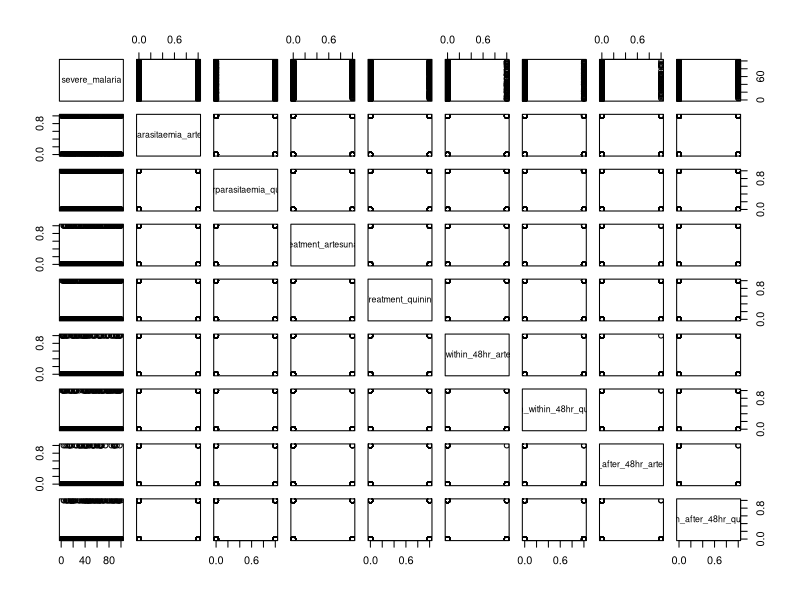

Recreate this plot in R.
## ---- chunk 1
library(dplyr)
set.seed(100)
logistic <- function(t) 1 / (1 + exp(-t))
simMortality<-function(N){
  severe_malaria<-sample(1:100, N, replace= TRUE)
  Hyperparasitaemia_artesunate<- runif(N)<.23*logistic((severe_malaria-20/10))
  Hyperparasitaemia_quinine<- runif(N)<.53*logistic((severe_malaria-20/10))
  Treatment_artesunate<- runif(N)<.15*logistic((severe_malaria-20/10))
  Treatment_quinine<- runif(N)<.22*logistic((severe_malaria-20/10))
  Death_within_48hr_artesunate<- runif(N)<.08*logistic((severe_malaria-20/10))
  Death_within_48hr_quinine<- runif(N)<.10*logistic((severe_malaria-20/10))
  Death_after_48hr_artesunate<- runif(N)<.06*logistic((severe_malaria-20/10))
  Death_after_48hr_quinine<- runif(N)<.12*logistic((severe_malaria-20/10))
  data.frame(severe_malaria,Hyperparasitaemia_artesunate, Hyperparasitaemia_quinine,   Treatment_artesunate, Treatment_quinine, Death_within_48hr_artesunate,               Death_within_48hr_quinine, Death_after_48hr_artesunate, Death_after_48hr_quinine)
}
 
mydata<-simMortality(1000)
summary(mydata)
## ---- chunk 2
plot(mydata)
## ---- chunk 3
fit<- lm(severe_malaria~ Hyperparasitaemia_artesunate + Hyperparasitaemia_quinine + Treatment_artesunate + Treatment_quinine + Death_after_48hr_artesunate +Death_after_48hr_quinine, data = mydata)
summary(fit)
